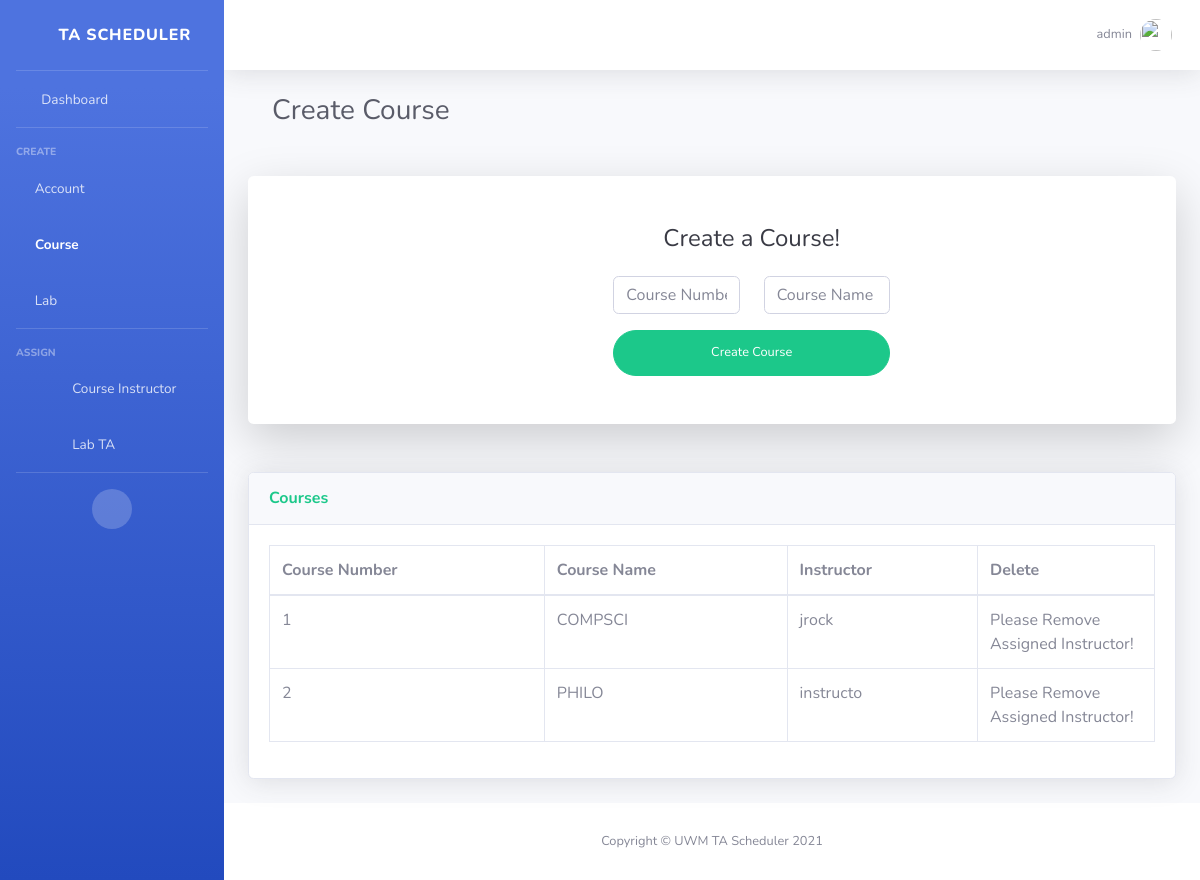
/create-course/ (signed in), run on an earlier commit of the app's database.
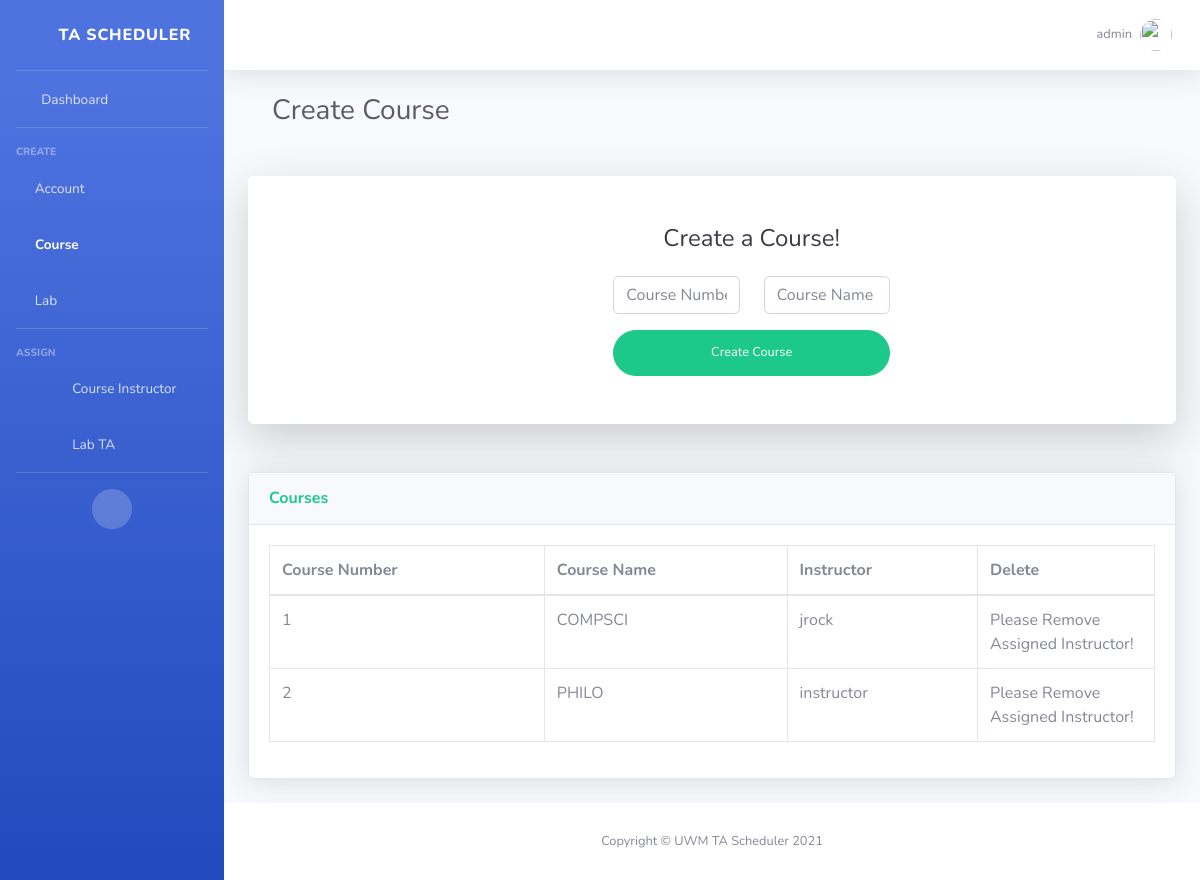
And on a later commit of the database.
### TA_Scheduler/models.py (models this page shows)
class myCourse(models.Model):
    courseName = models.CharField(max_length=20)
    courseNumber = models.IntegerField()
    instructorUserName = models.CharField(max_length=40)

### TA_Scheduler/views.py (the view, shortened to what this page needs)
# urls.py: path('create-course/', CreateCourse.as_view()),
class CreateCourse(View):
    def get(self,request):
        userName = request.session["userName"]
        if(verifyLogin.verifyLogin(userName, request) == False):
            return render(request, "logout.html", {})
        course_list = list(myCourse.objects.values_list("courseNumber", "courseName", "instructorUserName"))
        if (request.session["userType"] == "Administrator"):
            return render(request,"create-course.html",{"course_list":course_list, "userName":userName, "errorMessage":""})
        else:
            request.session["error"] = "Unauthorized!"
            return redirect("/home/")

### TA_Scheduler/verifyLogin.py (called while the page is built)
    def verifyLogin(userName, request):
        userFound = list(myAccount.objects.filter(userName=userName))
        if(len(userFound) == 0):
            auth_logout(request)
            return False
        return True

### templates/create-course.html (shortened to what the changed rows need)
{% load static %}
<!DOCTYPE html>
<html lang="en">
<head>
    <link href="{% static '/vendor/fontawesome-free/css/all.min.css' %}" rel="stylesheet" type="text/css">
    <link href="{% static '/css/sb-admin-2.min.css' %}" rel="stylesheet">
    <link href="{% static '/vendor/datatables/dataTables.bootstrap4.min.css' %}" rel="stylesheet">
</head>
<body id="page-top">
<div id="wrapper">
    <div id="content-wrapper" class="d-flex flex-column">
        <div id="content">
            <div class="container-fluid">
                <div class="container-fluid">
                    <h1 class="h3 mb-4 text-gray-800">Create Course</h1>
                </div>
                <div class="card o-hidden border-0 shadow-lg my-5">
                    <div class="card-body p-0">
                        <div class="row">
                            <div class="col-lg-5">
                                <div class="p-5">
                                    <div class="text-center">
                                        <h1 class="h4 text-gray-900 mb-4">Create a Course!</h1>
                                    </div>
                                </div>
                            </div>
                        </div>
                    </div>
                </div>
                <div class="card shadow mb-4">
                    <div class="card-body">
                        <div class="table-responsive">
                            <table class="table table-bordered" id="courseData" width="100%" cellspacing="0">
                                <thead>
                                <tr>
                                    <th>Course Number</th>
                                    <th>Course Name</th>
                                    <th>Instructor</th>
                                    <th style="width: 20%;">Delete</th>
                                </tr>
                                </thead>
                                <tbody>
                                {% for i in course_list %}
                                    <tr>
                                        <td>{{ i.0 }}</td>
                                        <td>{{ i.1 }}</td>
                                        <td>{{ i.2 }}</td>
                                        <td>
                                            {% if i.2 == "NOT SET" %}
                                                <form action="/delete-course/" method="post">{% csrf_token %}
                                                    <button type="submit" class="btn btn-success btn-user btn-block"
                                                            name="deleteCourse" value="{{ i.0 }}">Delete Course
                                                    </button>
                                                    <input type="hidden" name="returnUrl" value="/create-course/">
                                                </form>
                                            {% else %}
                                               Please Remove Assigned Instructor!
                                            {% endif %}
                                        </td>
                                    </tr>
                                {% endfor %}
                                </tbody>
                            </table>
                        </div>
                    </div>
                </div>
            </div>
        </div>
    </div>
</div>
</body>
</html>

What changed in the data, as far as the page shows it:
changed myCourse "PHILO": instructorUserName "instructo" → "instructor"
